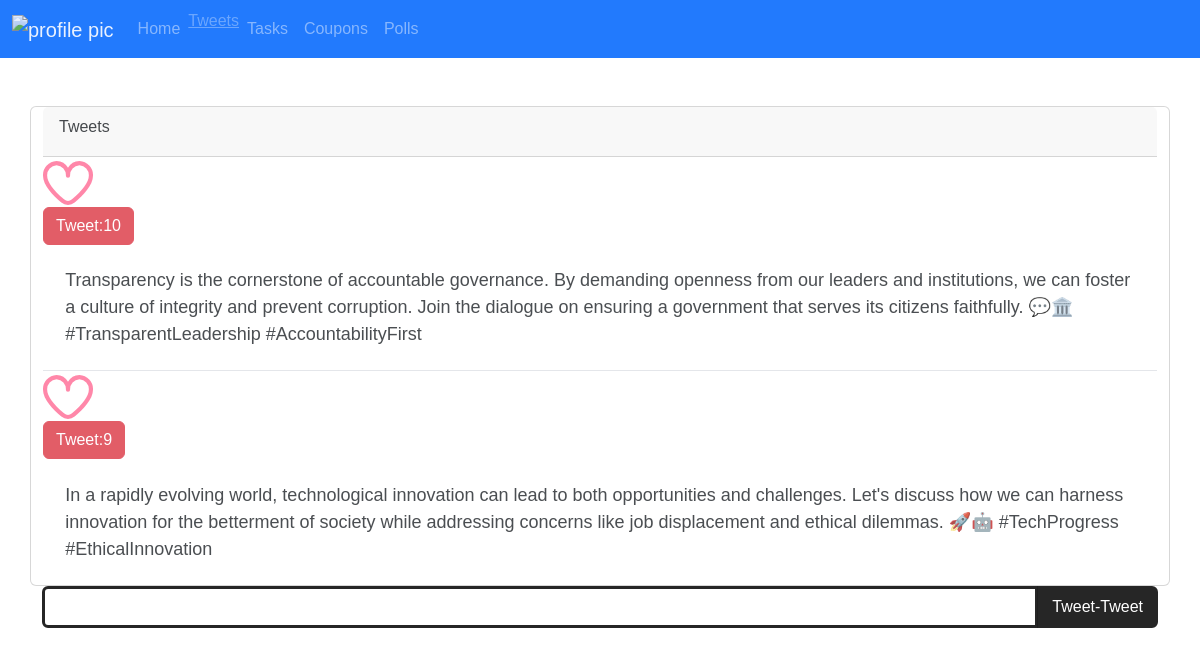
Page /tweet/ (signed in) on the committed database.
### backend/models.py (models this page shows, shortened)
class Tweet(models.Model):
    keyword=models.ManyToManyField(Keyword,related_name='tweet')
    like=models.IntegerField(default=0)
    body=models.TextField()

### backend/views.py (the view, shortened to what this page needs)
# urls.py: path('tweet/',views.home,name='home'),
def home(request):
    tweets = Tweet.objects.all()
    post_lists = [[keyword.word for keyword in tweet.keyword.all()] for tweet in tweets]
    new_tweets=[]
    user=request.user
    profile=Profile.objects.get(user=user)
    keyword_words = [keyword.word for keyword in profile.keywords.all()]
    sort_recommendations(post_lists,keyword_words)
    matching_tweets = Tweet.objects.filter(keyword__word__in=keyword_words)
    not_visited_tweets = []
    for tweet in matching_tweets:
        if tweet not in profile.visited.all():
            not_visited_tweets.append(tweet)
            profile.visited.add(tweet)
    if not_visited_tweets:
        context = {'tweets': not_visited_tweets}
    else:
        for tweet in tweets:
            new_tweets.append(tweet)
            profile.visited.add(tweet)
        context={'tweets':new_tweets}
    return render(request,'home.html',context)

### backend/get_keywords.py (called while the page is built)
def sort_recommendations(posts, keywords):
    num_matches = {}
    for post in posts:
        count = 0
        for word in post:
            if word in keywords: count += 1
        num_matches[tuple(post)] = count
    posts.sort(reverse = True, key = lambda x : num_matches[tuple(x)])

### backend/templates/home.html (shortened to what this page needs)
<!DOCTYPE html>
<html lang="en">
<head>
    <link href="https://cdn.jsdelivr.net/npm/bootstrap@5.3.1/dist/css/bootstrap.min.css" rel="stylesheet">
</head>
<body>
    <nav class="navbar navbar-expand-lg bg-primary" data-bs-theme="dark">
        <div class="container-fluid">
                <a class="navbar-brand" href="#">
                  <img src="profile.jpg" alt="profile pic" width="30" height="24">
                </a>
            <div class="collapse navbar-collapse" id="navbarSupportedContent">
                <ul class="navbar-nav me-auto mb-2 mb-lg-0">
                    <li class="nav-item">
                        <a class="nav-link", href = "{% url 'home2' %}">Home</a>
                    </li>
                    <li class="nav-item">
                        <a href="{% url 'home' %}""nav-link">Tweets</a>
                    </li>
                    <li class="nav-item">
                        <a class="nav-link", href = "{% url 'task' %}">Tasks</a>
                    </li>
                    <li class="nav-item">
                        <a class="nav-link", href = "{% url 'wheel' %}">Coupons</a>
                    </li>
                    <li class="nav-item">
                        <a class="nav-link", href = "">Polls</a>
                    </li>
                </ul>
            </div>
    </nav>
    <div class="main">
        <form class="tweets" action="" method="post">
            <div class="card container mt-5 ">
                <div class="card-header">
                  Tweets
                </div>
                <ul class="list-group list-group-flush">
                    {% for tweet in tweets %}
                    <div class="heart-container" title="Like">
                        <div class="svg-container">
                        </div>
                    </div>
                    <input type="submit" class="btn btn-danger submitBtn" value="Tweet:{{tweet.id}}" name="tweet_id">
                    </form>
                        <li class="list-group-item">{{tweet.body}}</li>
                    {% endfor %}
              </div>
        <form class="textbox container sticky-bottom pb-3" action="" method="post">
            <div class="input-group mb-3">
                <input type="text" class="form-control border-3 border-black" aria-label="Recipient's username" aria-describedby="button-addon2" name="tweet">
                <button type="submit" class="btn btn-outline-secondary border-3 border-black" type="button" id="button-addon2" style="background-color: black;color: white;">Tweet-Tweet</button>
              </div>
        </form>
</body>
</html>

### backend/templates/home.html (style rules this page uses)
* { font-family: Arial, Helvetica, sans-serif; opacity: 0.97; }
.card-header { height: 50px; }
.list-group-item { padding: 2%; font-size: large; }
.submitBtn { justify-self:flex-start; align-self: flex-start; }
.heart-container { --heart-color: rgb(255, 91, 137); position: relative; width: 50px; height: 50px; transition: .3s; }
.heart-container .svg-container { width: 100%; height: 100%; display: flex; justify-content: center; align-items: center; }
.heart-container .svg-outline, .heart-container .svg-filled { fill: var(--heart-color); position: absolute; }

### rows in the picture
Tweet: tweet_id "Tweet:10", body "Transparency is the cornerstone of accountable governance. By demanding openness from our leaders and institutions, we can foster a culture of integrity and prevent corruption. Join the dialogue on ensuring a government that serves its citizens faithfully. 💬🏛️ #TransparentLeadership #AccountabilityFirst"
Tweet: tweet_id "Tweet:9", body "In a rapidly evolving world, technological innovation can lead to both opportunities and challenges. Let's discuss how we can harness innovation for the betterment of society while addressing concerns like job displacement and ethical dilemmas. 🚀🤖 #TechProgress #EthicalInnovation"
